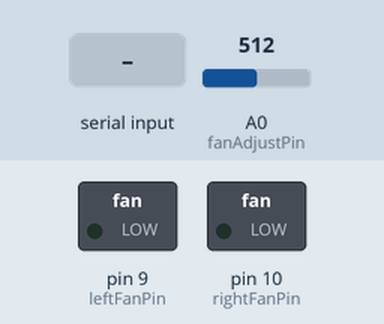
Recording of a sketch running on a simulated Arduino Uno, built with avr-gcc and run on an emulated ATmega328P. On the bench: switched loads named in the sketch (green lamp = pin HIGH). The test bench sets the inputs (shaded band); at power-on: A0 (fanAdjustPin) = 512. What the sketch prints to the serial monitor is not drawn.

Above: at 1.7 s.
1.8 s: "1,90,45\n" received over Serial
At 2.1 s:
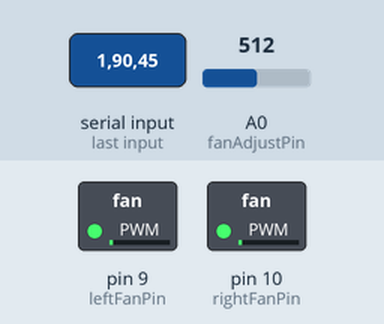
4.8 s: "200\n" received over Serial
At 6.2 s:
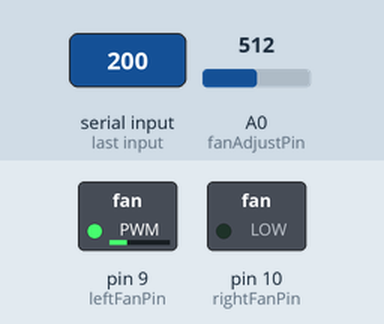
7.8 s: A0 (fanAdjustPin) set to 990
9.3 s: A0 (fanAdjustPin) set to 1016
At 10.0 s:
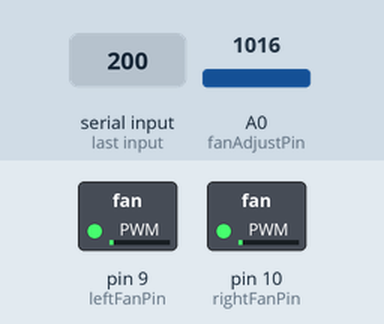
10.8 s: A0 (fanAdjustPin) set to 900
At 11.1 s:
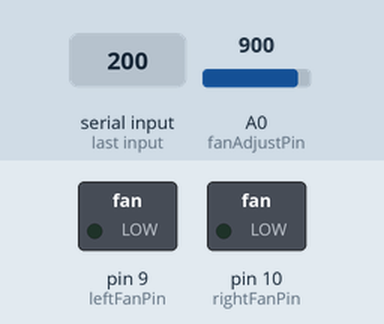
12.3 s: A0 (fanAdjustPin) set to 1023
At 13.5 s:
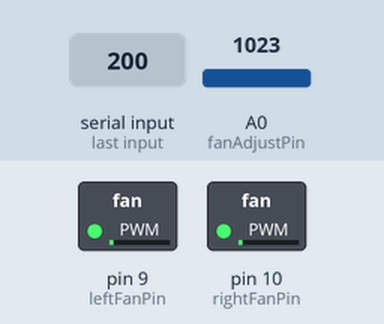
Timing chart, 0 to 14.8 s (numbered marks = the images above; inputs shaded):
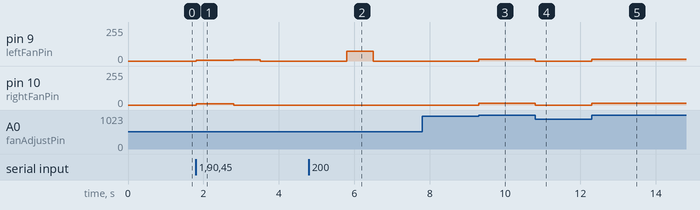

Measured:
- the behaviour switches between 1002 and 1003 on A0 (fanAdjustPin) (found by bisection; images 2 and 3)
- after the input at 1.8 s, pin 9 (leftFanPin): 0/255 → 5/255 at once, → 8/255 1.0 s later, → 0/255 0.69 s later; pin 10 (rightFanPin): 0/255 → 11/255 at once, → 0/255 1.0 s later
- after the input at 4.8 s, pin 9 (leftFanPin): 0/255 → 73/255 after 1.0 s, → 0/255 0.70 s later
- after the input at 7.8 s, every drawn part: stays the same
- after the input at 9.3 s, pin 9 (leftFanPin), pin 10 (rightFanPin): 0/255 → 15/255 at once
- after the input at 10.8 s, pin 9 (leftFanPin), pin 10 (rightFanPin): 15/255 → 0/255 at once
- after the input at 12.3 s, pin 9 (leftFanPin), pin 10 (rightFanPin): 0/255 → 15/255 at once

The sketch:

vr-wind.ino
```cpp
/*
  vr-wind
  By Daniel Chote 2018
  https://github.com/dchote/vr-wind
*/

#include <elapsedMillis.h>

// Pins
int leftFanPin = 9;
int rightFanPin = 10;

int fanAdjustPin = 0;

// state
elapsedMillis timeElapsed;
int fanValueTimeout = 3000; // 3 second timeout

int fanAdjustValue = 0;

int minFanSpeed = 0;
int maxFanSpeed = 0;

int leftFanValue = 0;
int rightFanValue = 0;

int leftFanSpeed = 0;
int rightFanSpeed = 0;

void setup() {
  Serial.begin(9600);
  Serial.println();

  delay(500);

  Serial.println("vr-wind");
  timeElapsed = 0;

  pinMode(leftFanPin, OUTPUT);
  pinMode(rightFanPin, OUTPUT);

  // set PWM mode
  TCCR1B = (TCCR1B & 0b11111000) | 0x01;
}

void loop() {
  fanAdjustValue = map(analogRead(fanAdjustPin), 0, 1023, 0, 255);

  if (fanAdjustValue < 10) {
    // turn off fans
    minFanSpeed = 0;
    maxFanSpeed = 0;
  } else {
    if (fanAdjustValue < 250) {
      // allow fan to not spin if not needed
      minFanSpeed = 0;
    } else {
      // low fan idle speed
      minFanSpeed = 15;
    }

    maxFanSpeed = 255;
  }

  int serialTimeout = 0;
  while (Serial.available() > 0) {
    serialTimeout++;

    leftFanValue = Serial.parseInt();
    Serial.read(); // seperator
    rightFanValue = Serial.parseInt();

    if (Serial.read() == '\n') {
      timeElapsed = 0;
      /*
      Serial.print("Recieved: ");
      Serial.print(leftFanValue);
      Serial.print(" ");
      Serial.print(rightFanValue);
      Serial.print(" Min: ");
      Serial.print(minFanSpeed);
      Serial.print(" Max: ");
      Serial.print(maxFanSpeed);
      Serial.println();
      */
      break;
    }

    if (serialTimeout > 100) break;
  }


  if ((leftFanValue > 0 || rightFanValue > 0) && timeElapsed > fanValueTimeout) {
    //Serial.println("timeout");
    leftFanValue = minFanSpeed;
    rightFanValue = minFanSpeed;
    timeElapsed = 0;
  }

  // lets scale fan speed in to buckets, this is arbitrary based off what I felt seemed right.
  leftFanSpeed = fanSpeedAdjust(calculateFanSpeed(leftFanValue));
  rightFanSpeed = fanSpeedAdjust(calculateFanSpeed(rightFanValue));

  analogWrite(leftFanPin, leftFanSpeed);
  analogWrite(rightFanPin, rightFanSpeed);

  // debug print current values
  /*
  Serial.print("Left Speed: ");
  Serial.print(leftFanSpeed);
  Serial.print(" Right Speed: ");
  Serial.print(rightFanSpeed);
  Serial.println();

  delay(500);
  */
}

int calculateFanSpeed(int requestedValue)
{
  if (requestedValue == 0) {
    return 0;
  } else if (requestedValue <= 50) {
    return map(requestedValue, 0, 50, 10, 18);
  } else if (requestedValue <= 100) {
    return map(requestedValue, 50, 100, 18, 25);
  } else if (requestedValue <= 150) {
    return map(requestedValue, 100, 150, 25, 50);
  } else {
    return map(requestedValue, 150, 255, 50, 255);
  }
}

int fanSpeedAdjust(int requestedSpeed)
{
  float adjustment = (float)fanAdjustValue / 255;

  requestedSpeed = round((float)requestedSpeed * adjustment);

  if (requestedSpeed < minFanSpeed) {
    requestedSpeed = minFanSpeed;
  }

  if (requestedSpeed > maxFanSpeed) {
    requestedSpeed = maxFanSpeed;
  }

  return requestedSpeed;
}
```
